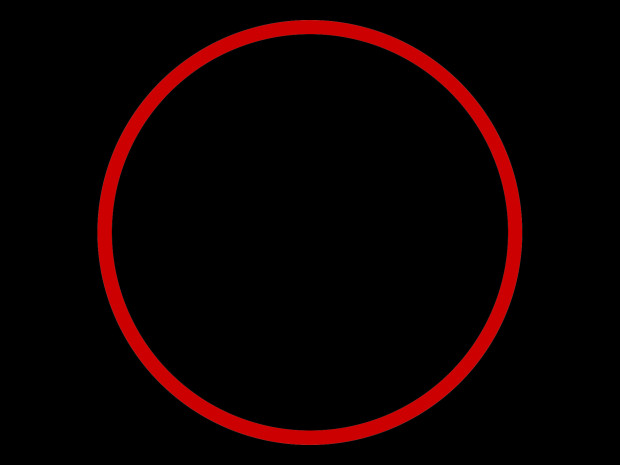
#> input picture ImgAnalysisSys/ImageProcessing/ImagePreprocessing/circle1.jpg, 620 x 465 px
$ python geometricTransformation.py
#> lines starting #> are read from the running program, lines starting #| are printed output that depends on the picture
#!/usr/bin/python
# -*- coding: utf-8 -*-

__author__ = "Simon Liu"
import cv2
import numpy as np


class AffineTransformation(object):
    """
    仿射变换
    """
    def __init__(self, filename):
        self.__filename = filename

    # [92 lines left out: functions linear_move, shrink, rotato, affinetransform, nearest_interploat, bilinear_interpolation, not called in this run]


class ProjectionTransformation(object):
    """
    投影变换
    """
    def __init__(self, filename):
        self.__filename = filename

    def p_transform(self):
        img = cv2.imread(self.__filename)
#> img is the input picture: shape (465, 620, 3); mean B, G, R 0.4, 0.3, 13.1
        h, w = img.shape[:2]
#> h = 465; w = 620
        src = np.array([[0, 0], [w-1, 0], [0, h-1], [w-1, h-1]], np.float32)
#> src = [[0, 0], [619, 0], [0, 464], [619, 464]]
        dst = np.array([[50, 50], [w/3, 50], [50, h-1], [w-1, h-1]], np.float32)
        P = cv2.getPerspectiveTransform(src, dst)  # 计算投影矩阵
        r = cv2.warpPerspective(img, P, (w, h), borderValue=0)
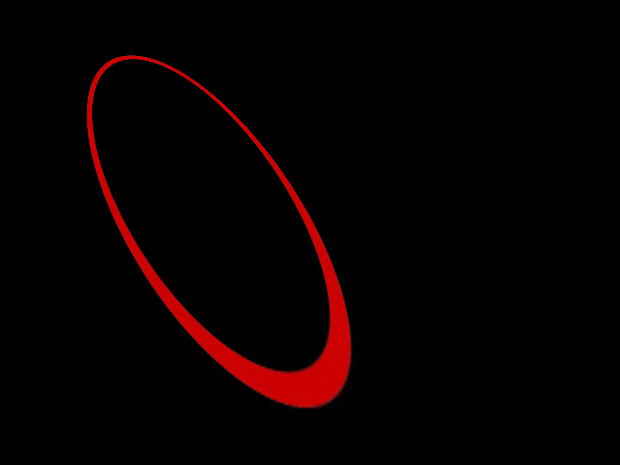
#> r: shape (465, 620, 3); mean B, G, R 0.2, 0.2, 7.4
        return r


class PolarCoordinateTransformation(object):
    """
    极坐标变换
    """
    def __init__(self, filename):
        self.__filename = filename

    def polar_transform(self):
        pass


if __name__ == '__main__':
    aff = ProjectionTransformation("circle1.jpg")
    ni = aff.p_transform()
    cv2.imshow('dst', ni)
    cv2.waitKey(0)
